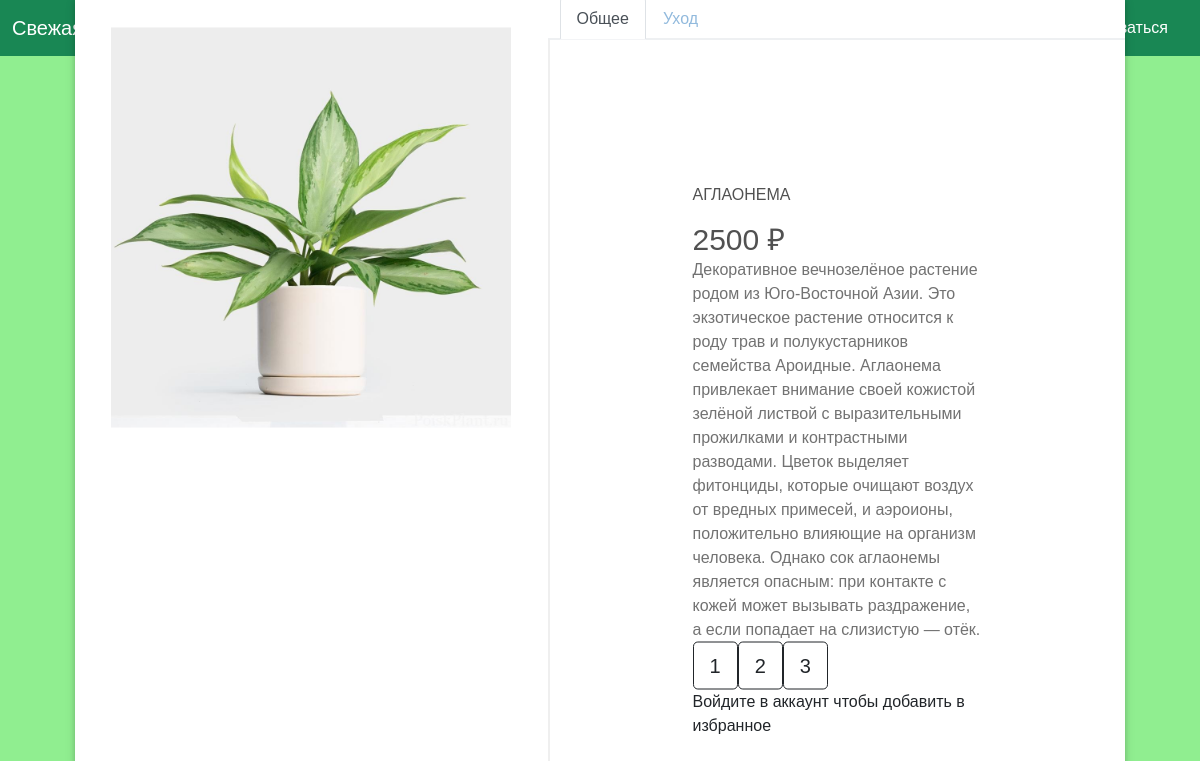
Page /info/Аглаонема on the committed database.
### data/flowers.py (models this page shows, shortened)
class Flowers(SqlAlchemyBase):
    __tablename__ = 'flowers'
    id = sqlalchemy.Column(sqlalchemy.Integer,
                           primary_key=True, autoincrement=True)
    name = sqlalchemy.Column(sqlalchemy.String, nullable=False)
    links = sqlalchemy.Column(sqlalchemy.String, nullable=True)
    about = sqlalchemy.Column(sqlalchemy.String, nullable=False)
    png = sqlalchemy.Column(sqlalchemy.String, nullable=False)
    mid_price = sqlalchemy.Column(sqlalchemy.Integer, nullable=False)

### main.py (the view)
@app.route('/info/<title>')
def info(title):
    n = None
    if current_user.is_authenticated:
        n = db_sess.query(User).filter(User.id == current_user.id).first()
    flow = db_sess.query(Flowers).filter(Flowers.name == title).first()
    inf = (flow.name, flow.about, flow.mid_price, flow.links, flow.png)
    if bool(n) and bool(n.flowers):
        return render_template('info.html',
                               item=inf, wish=flow.name in n.flowers, title=f'{flow.name}')
    return render_template('info.html', item=inf, wish=False, title=f'{flow.name}')

### templates/info.html
{% extends "base.html" %}
{% block content %}
  <div class="sas" xmlns="http://www.w3.org/1999/html">
    <div class="photo">
      <img src="{{url_for('static', filename='img/' + item[4])}}">
    </div>
      <ul class="nav nav-tabs" id="myTab" role="tablist">
        <li class="nav-item">
            <a class="nav-link active" id="home-tab" data-toggle="tab" href="/info/{{item[0]}}" role="tab" aria-controls="home" aria-selected="true">Общее</a>
        </li>
        <li class="nav-item">
            <a class="nav-link" id="profile-tab" data-toggle="tab" href="/info_uh/{{item[0]}}" role="tab" aria-controls="profile" aria-selected="false">Уход</a>
        </li>
      </ul>
    <div class="description">
      <h2>{{item[0]}}</h2>
      <h1>{{item[2]}} ₽</h1>
      <p>{{item[1]}}</p>
      <div class="btn-toolbar" role="toolbar" aria-label="Toolbar with button groups">
        <div class="btn-group" role="group" aria-label="First group">
       {%for n in item[3].split('+')%}
      <form action={{n}}>
        <button class="btn btn-outline-dark btn-lg">{{item[3].split('+').index(n) + 1}}</button>
      </form>
      <br>
      {% endfor %}
        </div>
      {% if current_user.is_authenticated %}
          {% if wish %}
            <a href="/del_wish/{{item[0]}}">
                  <button class="but">Убрать из избранного</button>
            </a>
          {% else %}
            <a href="/add_wish/{{item[0]}}">
              <button class="but">Добавить в избранное</button>
            </a>
      {% endif %}
      {% else %}
        <label> Войдите в аккаунт чтобы добавить в избранное</label>
      {% endif %}
    </div>
  </div>
{% endblock %}

### static/css/style.css (style rules this page uses)
* { box-sizing: border-box }
body { font-family: Verdana, sans-serif; margin:0 }
img { vertical-align: middle; }
.active, .dot:hover { background-color: #fffff; }
* { box-sizing: border-box; }
a { position: relative; left: 12px; }
p { display:inline; width:auto; }
html { background-color: #fffff; }
body { font-family: "Poppins", sans-serif; height: 100vh; background-color: #90EE90; }
a { color: #92badd; display:inline-block; text-decoration: none; font-weight: 400; }
h2 { text-align: center; font-size: 16px; font-weight: 600; text-transform: uppercase; display:inline-block; margin: 40px 8px 10px 8px; color: #cccccc; }

### rows in the picture
Flowers: png (picture), name "АГЛАОНЕМА", mid_price "2500", about "Декоративное вечнозелёное растение родом из Юго-Восточной Азии. Это экзотическое растение относится к роду трав и полукустарников семейства Ароидные. Аглаонема привлекает внимание своей кожистой зелёной листвой с выразительными прожилками и контрастными разводами. Цветок выделяет фитонциды, которые очищают воздух от вредных примесей, и аэроионы, положительно влияющие на организм человека. Однако сок аглаонемы является опасным: при контакте с кожей может вызывать раздражение, а если попадает на слизистую — отёк.", links "1" "2" "3"
